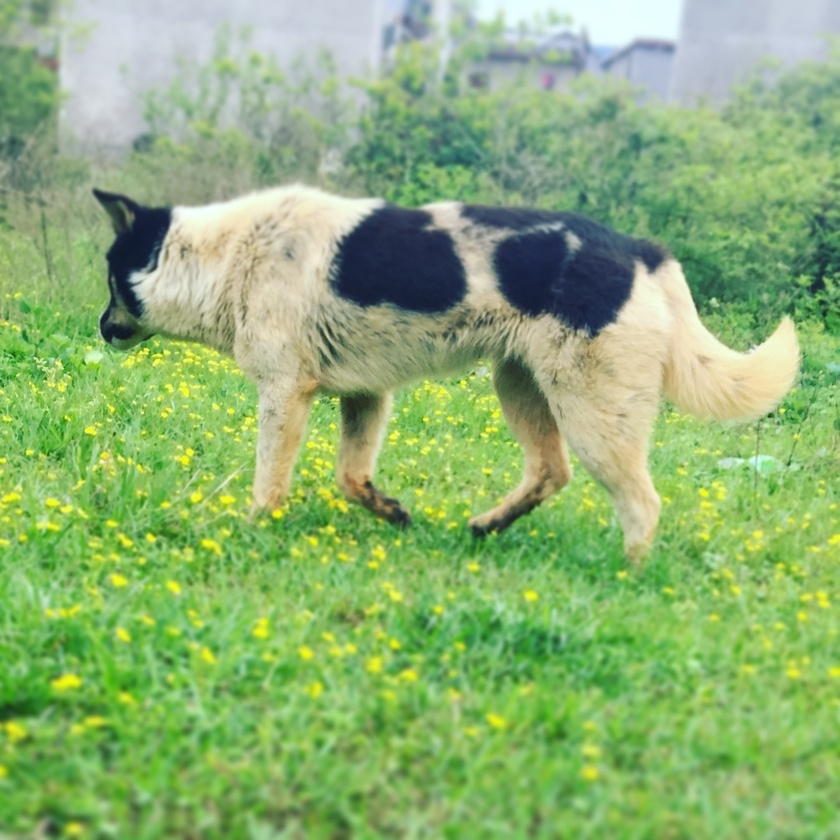
#> input picture OpenCV-Notes/图像的几何变换/img.jpg, 840 x 840 px, shrunk from 1426 x 1426 before the run
$ python Rotate.py
#> lines starting #> are read from the running program, lines starting #| are printed output that depends on the picture
import cv2
import numpy as np
img = cv2.imread('img.jpg', 1)
#> img is the input picture: shape (840, 840, 3); mean B, G, R 115.4, 176.9, 140.5
cv2.imshow('src', img)
imginfo = img.shape
#> imginfo = (840, 840, 3)
height = imginfo[0]
#> height = 840
width = imginfo[1]
#> width = 840
#旋转矩阵
#mat roate 1 center 2 angle 3 scale
matRotate = cv2.getRotationMatrix2D((height*0.5,width*0.5),180,1)
dst = cv2.warpAffine(img,matRotate,(height,width))
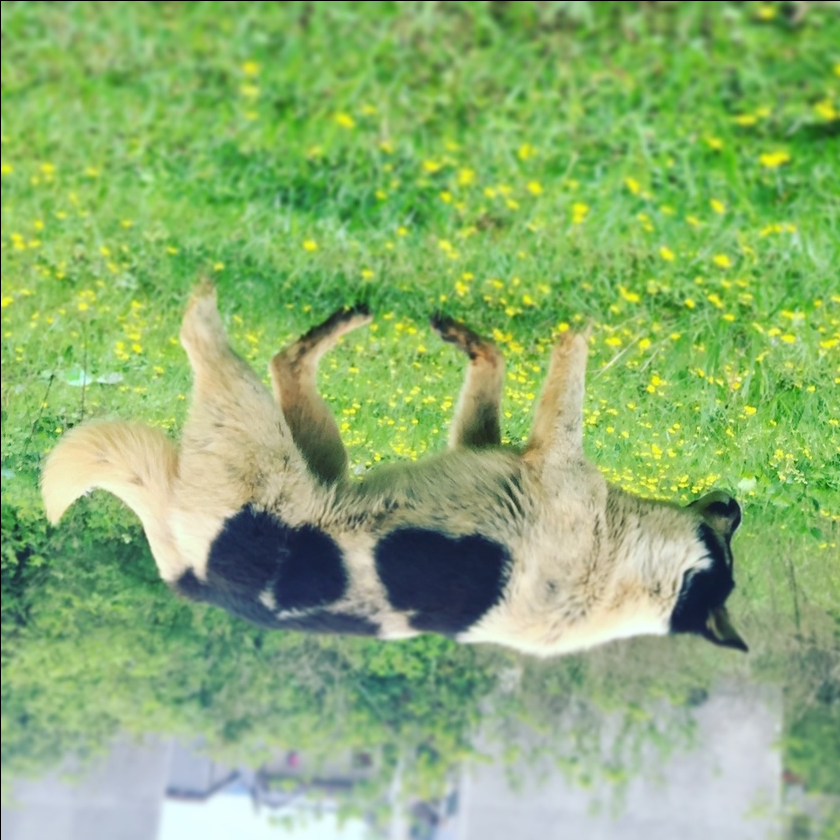
#> dst: shape (840, 840, 3); mean B, G, R 115.1, 176.5, 140.1
cv2.imshow('dst',dst)
cv2.waitKey()
